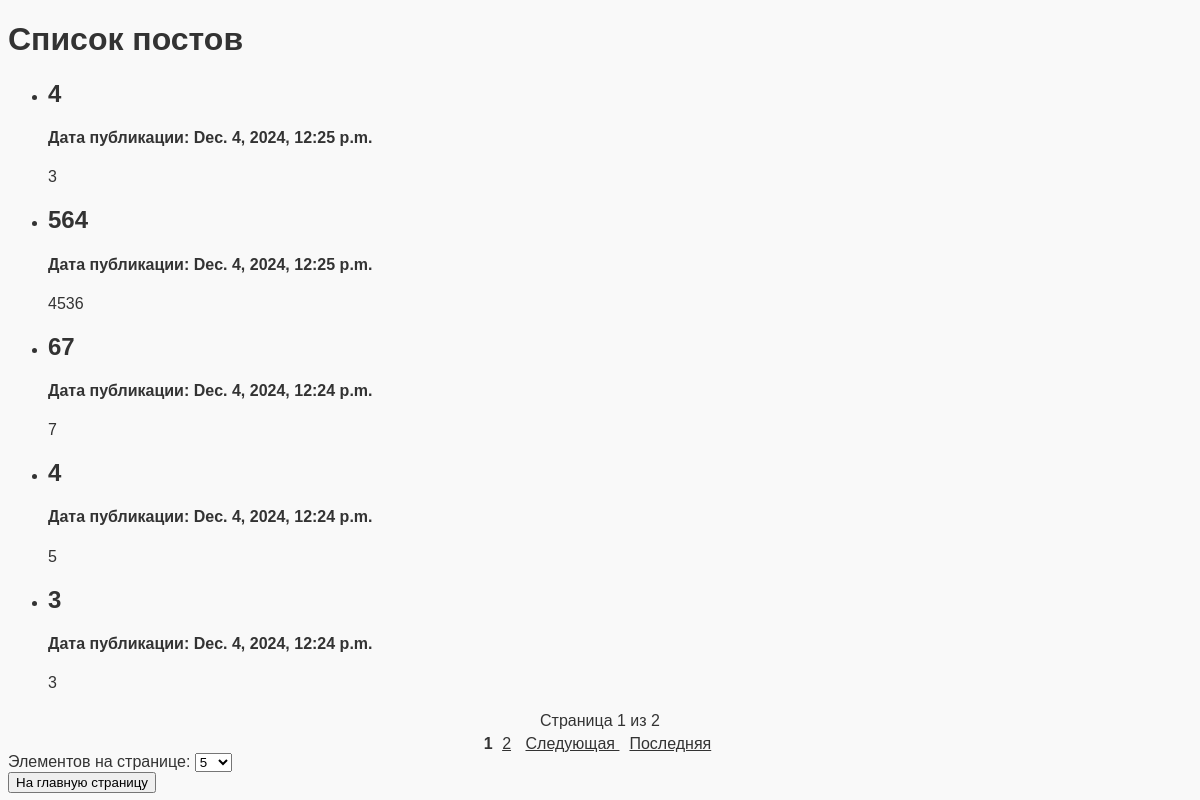
/post_list/, run on the app's committed database.
### blog/models.py (models this page shows, shortened)
class Post(models.Model):
    title = models.CharField(max_length=255, verbose_name='Заголовок')
    content = models.TextField(verbose_name='Содержание')
    date_posted = models.DateTimeField(auto_now_add=True, verbose_name='Дата публикации')
    updated_at = models.DateTimeField(auto_now=True, verbose_name='Дата обновления')
    is_published = models.BooleanField(default=True, verbose_name='Опубликовано')
    category = models.ForeignKey(Category, on_delete=models.PROTECT, verbose_name='Категория', default=1)
    class Meta:
        verbose_name = 'Новость'
        verbose_name_plural = 'Новости'

### blog/views.py (the view)
# urls.py: path('post_list/', views.post_list,)
def post_list(request):
    posts = Post.objects.all().order_by('-date_posted')
    page_size = request.GET.get('page_size', 5)
    paginator = Paginator(posts, page_size)
    page_number = request.GET.get('page')
    page_obj = paginator.get_page(page_number)
    context = {
        'page_obj': page_obj,
        'page_size': page_size,
    }
    return render(request, 'blog/post_list.html', context)

### templates/blog/post_list.html (shortened to what this page needs)
<!DOCTYPE html>
<html lang="en">
<head>
    {% load static %}
    <link rel="stylesheet" href="{% static 'blog/styles.css' %}">
</head>
<body>
    <h1>Список постов</h1>
    <ul>
        {% for post in page_obj %}
            <li>
                <h2>{{ post.title }}</h2>
                <h4>Дата публикации: {{ post.date_posted }}</h4>
                <p>{{ post.content }}</p>
            </li>
        {% endfor %}
    </ul>
    <div class="pagination">
        <div class="pagination-info">
            <span>
                Страница {{ page_obj.number }} из {{ page_obj.paginator.num_pages }}
            </span>
        </div>
        <div class="pagination-controls">
            {% for num in page_obj.paginator.page_range %}
                {% if page_obj.number == num %}
                    <strong>{{ num }}</strong>
                {% else %}
                    <a href="?page={{ num }}">{{ num }}</a>
                {% endif %}
            {% endfor %}
            {% if page_obj.has_next %}
                <a href="?page={{ page_obj.next_page_number }}"> Следующая </a>
                <a href="?page={{ page_obj.paginator.num_pages }}"> Последняя </a>
            {% endif %}
        </div>
    </div>
    <form method="GET">
        <label for="page_size">Элементов на странице:</label>
        <select name="page_size" onchange="this.form.submit()">
            <option value="5" {% if request.GET.page_size == '5' %} selected {% endif %}>5</option>
        </select>
    </form>
    <a href="/platform/">
        <button>На главную страницу</button>
    </a>
</body>
</html>

### static/blog/styles.css (style rules this page uses)
.pagination { margin-top: 20px; text-align: center; }
.pagination-info { margin-bottom: 5px; }
.pagination-controls a { margin: 0 5px; color: #333; }
body { font-family: Arial, sans-serif; background-color: #f9f9f9; color: #333; }

### data on the page
Post: title "4", date_posted "Dec. 4, 2024, 12:25 p.m.", content "3"
Post: title "564", date_posted "Dec. 4, 2024, 12:25 p.m.", content "4536"
Post: title "67", date_posted "Dec. 4, 2024, 12:24 p.m.", content "7"
Post: title "4", date_posted "Dec. 4, 2024, 12:24 p.m.", content "5"
Post: title "3", date_posted "Dec. 4, 2024, 12:24 p.m.", content "3"

### other printed values
{{ page_obj.number }} "1"
{{ page_obj.paginator.num_pages }} "2"
{{ num }} "1"
{{ num }} "2"
